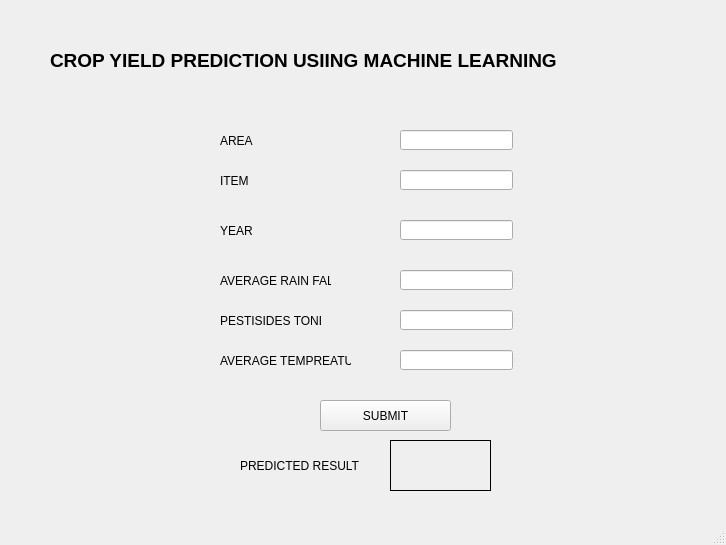
<?xml version="1.0" encoding="UTF-8"?>
<ui version="4.0">
 <class>MainWindow</class>
 <widget class="QMainWindow" name="MainWindow">
  <property name="geometry">
   <rect>
    <x>0</x>
    <y>0</y>
    <width>726</width>
    <height>545</height>
   </rect>
  </property>
  <property name="windowTitle">
   <string>MainWindow</string>
  </property>
  <widget class="QWidget" name="centralwidget">
   <widget class="QLabel" name="label">
    <property name="geometry">
     <rect>
      <x>50</x>
      <y>40</y>
      <width>571</width>
      <height>41</height>
     </rect>
    </property>
    <property name="text">
     <string>&lt;html&gt;&lt;head/&gt;&lt;body&gt;&lt;p&gt;&lt;span style=&quot; font-size:14pt; font-weight:600;&quot;&gt;CROP YIELD PREDICTION USIING MACHINE LEARNING&lt;/span&gt;&lt;/p&gt;&lt;/body&gt;&lt;/html&gt;</string>
    </property>
   </widget>
   <widget class="QLabel" name="area">
    <property name="geometry">
     <rect>
      <x>220</x>
      <y>130</y>
      <width>61</width>
      <height>21</height>
     </rect>
    </property>
    <property name="text">
     <string>AREA</string>
    </property>
   </widget>
   <widget class="QLineEdit" name="area_input">
    <property name="geometry">
     <rect>
      <x>400</x>
      <y>130</y>
      <width>113</width>
      <height>20</height>
     </rect>
    </property>
   </widget>
   <widget class="QLabel" name="item">
    <property name="geometry">
     <rect>
      <x>220</x>
      <y>170</y>
      <width>61</width>
      <height>21</height>
     </rect>
    </property>
    <property name="text">
     <string>ITEM</string>
    </property>
   </widget>
   <widget class="QLabel" name="year">
    <property name="geometry">
     <rect>
      <x>220</x>
      <y>220</y>
      <width>61</width>
      <height>21</height>
     </rect>
    </property>
    <property name="text">
     <string>YEAR</string>
    </property>
   </widget>
   <widget class="QLabel" name="rain_fall">
    <property name="geometry">
     <rect>
      <x>220</x>
      <y>270</y>
      <width>111</width>
      <height>21</height>
     </rect>
    </property>
    <property name="text">
     <string>AVERAGE RAIN FALL</string>
    </property>
   </widget>
   <widget class="QLabel" name="pestisides">
    <property name="geometry">
     <rect>
      <x>220</x>
      <y>310</y>
      <width>101</width>
      <height>21</height>
     </rect>
    </property>
    <property name="text">
     <string>PESTISIDES TONES</string>
    </property>
   </widget>
   <widget class="QLabel" name="tempreatrue">
    <property name="geometry">
     <rect>
      <x>220</x>
      <y>350</y>
      <width>131</width>
      <height>21</height>
     </rect>
    </property>
    <property name="text">
     <string>AVERAGE TEMPREATURE</string>
    </property>
   </widget>
   <widget class="QLineEdit" name="temp_input">
    <property name="geometry">
     <rect>
      <x>400</x>
      <y>350</y>
      <width>113</width>
      <height>20</height>
     </rect>
    </property>
   </widget>
   <widget class="QLineEdit" name="pestiside_input">
    <property name="geometry">
     <rect>
      <x>400</x>
      <y>310</y>
      <width>113</width>
      <height>20</height>
     </rect>
    </property>
   </widget>
   <widget class="QLineEdit" name="rain_input">
    <property name="geometry">
     <rect>
      <x>400</x>
      <y>270</y>
      <width>113</width>
      <height>20</height>
     </rect>
    </property>
   </widget>
   <widget class="QLineEdit" name="year_input">
    <property name="geometry">
     <rect>
      <x>400</x>
      <y>220</y>
      <width>113</width>
      <height>20</height>
     </rect>
    </property>
   </widget>
   <widget class="QLineEdit" name="item_input">
    <property name="geometry">
     <rect>
      <x>400</x>
      <y>170</y>
      <width>113</width>
      <height>20</height>
     </rect>
    </property>
   </widget>
   <widget class="QPushButton" name="SUBMIT">
    <property name="geometry">
     <rect>
      <x>320</x>
      <y>400</y>
      <width>131</width>
      <height>31</height>
     </rect>
    </property>
    <property name="text">
     <string>SUBMIT</string>
    </property>
   </widget>
   <widget class="QLabel" name="RESULT">
    <property name="geometry">
     <rect>
      <x>240</x>
      <y>450</y>
      <width>121</width>
      <height>31</height>
     </rect>
    </property>
    <property name="text">
     <string>PREDICTED RESULT</string>
    </property>
   </widget>
   <widget class="QLabel" name="output">
    <property name="geometry">
     <rect>
      <x>390</x>
      <y>440</y>
      <width>101</width>
      <height>51</height>
     </rect>
    </property>
    <property name="frameShape">
     <enum>QFrame::Box</enum>
    </property>
    <property name="text">
     <string/>
    </property>
   </widget>
  </widget>
  <widget class="QMenuBar" name="menubar">
   <property name="geometry">
    <rect>
     <x>0</x>
     <y>0</y>
     <width>726</width>
     <height>21</height>
    </rect>
   </property>
  </widget>
  <widget class="QStatusBar" name="statusbar"/>
 </widget>
 <resources/>
 <connections/>
</ui>
